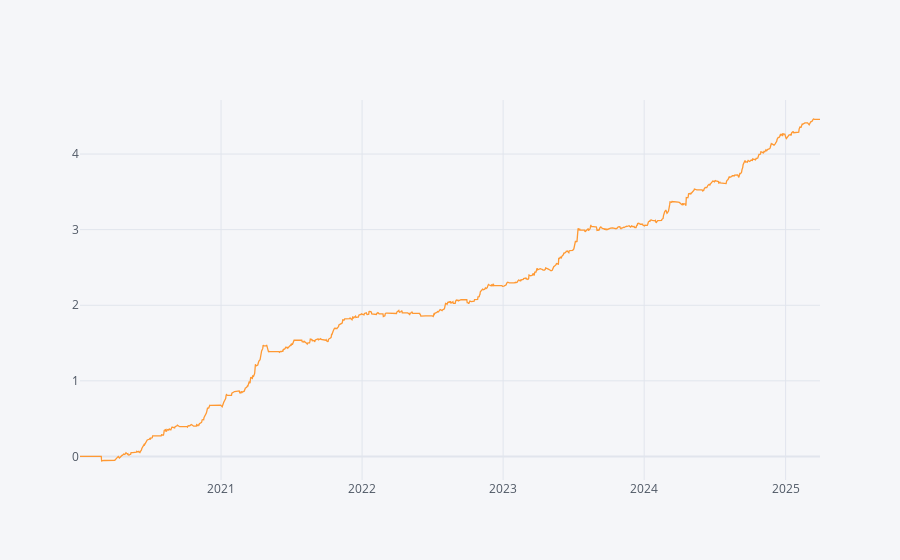
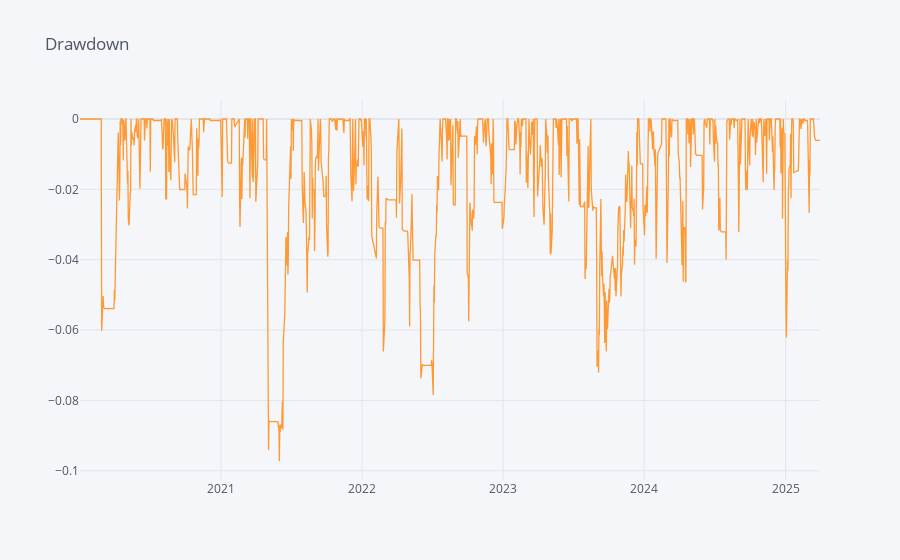

The notebook cell saved with these charts, in order:
### Code cell
import warnings
warnings.filterwarnings("ignore")
def max_drawdown(prices):
    # 計算累計的最大值
    cumulative_max = prices.cummax()
    # 計算回撤 (Drawdown)
    drawdown = (prices - cumulative_max) / cumulative_max
    # 計算最大回撤 (MDD)
    mdd = drawdown.min()
    return mdd
display(pd.concat({"CAGR(%)":bt_ret.mean() * 252 * 100,
        'Sharpe' : bt_ret.mean() / bt_ret.std()*252**0.5,
        'Calmar':bt_ret.mean() * 252 / abs(bt_ret.max_drawdown()),
        'MDD(%)' : bt_ret.max_drawdown()*100,
        '單利MDD(%)' : max_drawdown(bt_ret.cumsum().add(1))*100,
        '樣本勝率(%)' : bt_ret.apply(lambda X:((X.dropna()>0).sum() / X.dropna().shape[0])*100),
        '周勝率(%)' : bt_ret.apply(lambda X:((X.dropna().add(1).resample('W').prod().sub(1)>0).sum() / X.dropna().add(1).resample('W').prod().sub(1).dropna().shape[0])*100),
        '月勝率(%)' : bt_ret.apply(lambda X:((X.dropna().add(1).resample('ME').prod().sub(1)>0).sum() / X.dropna().add(1).resample('ME').prod().sub(1).shape[0])*100),
        '年勝率(%)' : bt_ret.apply(lambda X:((X.dropna().add(1).resample('YE').prod().sub(1)>0).sum() / X.dropna().add(1).resample('YE').prod().sub(1).shape[0])*100),
        'avg_win/avg_loss' : bt_ret.apply(lambda X:(X[X > 0].mean() / abs(X[X < 0].mean()))),
        'profit_factor' : bt_ret.profit_factor(),
        },axis = 1).round(2))
bt_ret.cumsum().ffill().iplot()
bt_ret.to_drawdown_series().iplot(title = 'Drawdown')
pd.concat({
    f'equal({round(weightings["ic_ir"].loc["2020":].sum(axis=1).mean(), 4)})': weightings['ic_ir'].loc["2020":].sum(axis=1),
}, axis=1).plot(title='現金使用率')

### Figure 1 — Plotly figure (JSON) as saved in the notebook; plotly's stock layout.template omitted (floating-point values rounded to 4 significant figures; data arrays with more than 128 entries replaced by an {"elided": "..."} marker saying what was removed)
{"data": [{"line": {"color": "rgba(255, 153, 51, 1.0)", "dash": "solid", "shape": "linear", "width": 1.3}, "mode": "lines", "name": "ic_ir_return", "text": "", "type": "scatter", "x": {"elided": "1271 str values"}, "y": {"elided": "1271 float values"}}], "layout": {"legend": {"bgcolor": "#F5F6F9", "font": {"color": "#4D5663"}}, "paper_bgcolor": "#F5F6F9", "plot_bgcolor": "#F5F6F9", "title": {"font": {"color": "#4D5663"}}, "xaxis": {"gridcolor": "#E1E5ED", "showgrid": true, "tickfont": {"color": "#4D5663"}, "title": {"font": {"color": "#4D5663"}, "text": ""}, "zerolinecolor": "#E1E5ED"}, "yaxis": {"gridcolor": "#E1E5ED", "showgrid": true, "tickfont": {"color": "#4D5663"}, "title": {"font": {"color": "#4D5663"}, "text": ""}, "zerolinecolor": "#E1E5ED"}}}

### Figure 2 — Plotly figure (JSON) as saved in the notebook; plotly's stock layout.template omitted (floating-point values rounded to 4 significant figures; data arrays with more than 128 entries replaced by an {"elided": "..."} marker saying what was removed)
{"data": [{"line": {"color": "rgba(255, 153, 51, 1.0)", "dash": "solid", "shape": "linear", "width": 1.3}, "mode": "lines", "name": "ic_ir_return", "text": "", "type": "scatter", "x": {"elided": "1271 str values"}, "y": {"elided": "1271 float values"}}], "layout": {"legend": {"bgcolor": "#F5F6F9", "font": {"color": "#4D5663"}}, "paper_bgcolor": "#F5F6F9", "plot_bgcolor": "#F5F6F9", "title": {"font": {"color": "#4D5663"}, "text": "Drawdown"}, "xaxis": {"gridcolor": "#E1E5ED", "showgrid": true, "tickfont": {"color": "#4D5663"}, "title": {"font": {"color": "#4D5663"}, "text": ""}, "zerolinecolor": "#E1E5ED"}, "yaxis": {"gridcolor": "#E1E5ED", "showgrid": true, "tickfont": {"color": "#4D5663"}, "title": {"font": {"color": "#4D5663"}, "text": ""}, "zerolinecolor": "#E1E5ED"}}}
